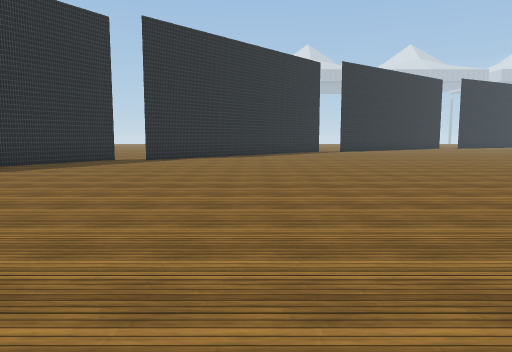
[1] (above)

22 first-person views from a walk through a 3-D level made in the Unity game engine. The camera is 1.5 m above the floor, tilts 6° down and sees 70° across. The floor is counted in squares, 2 m on a side. Each view is taken from the middle of a square. On the plan, view 1 faces up. The plan holds only what a view shows up to about 11 squares ahead; the rest is blank. The place goes on beyond the plan. Surface patterns are stand-ins for the level's own textures.

[2]
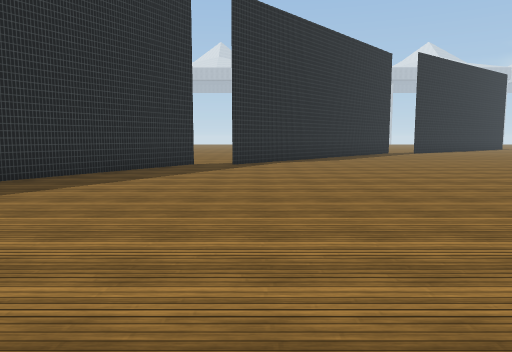

[3]
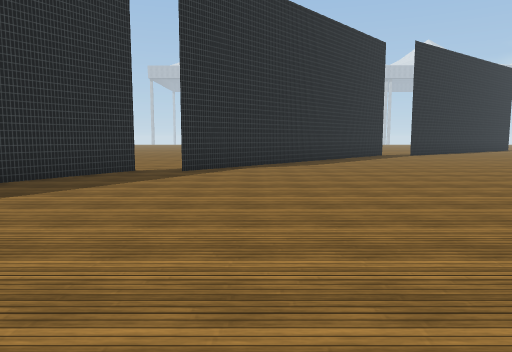

[4]
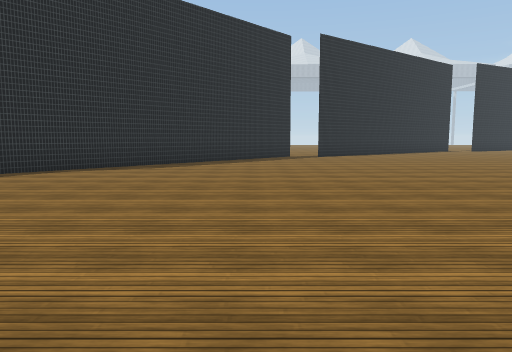

[5]
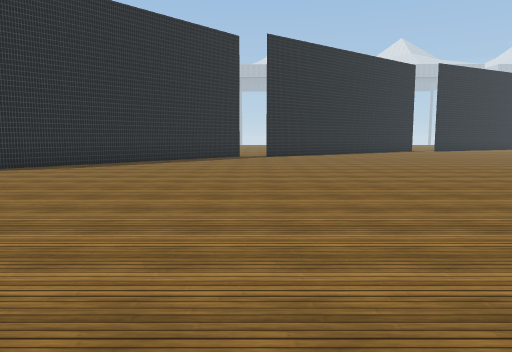

[6]
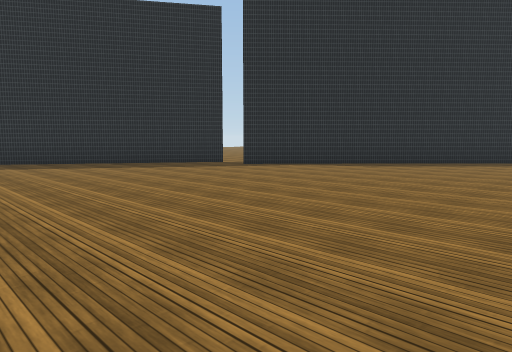

[7]
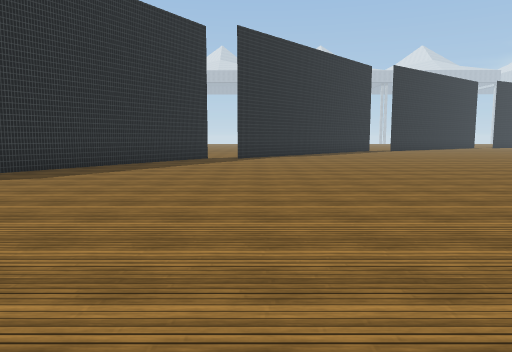

[8]
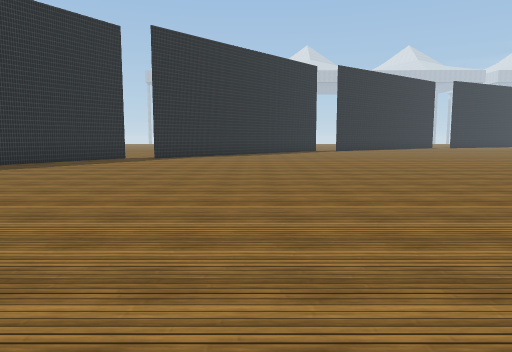

[9]
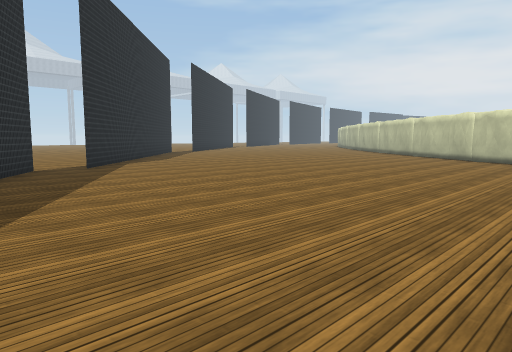

[10]
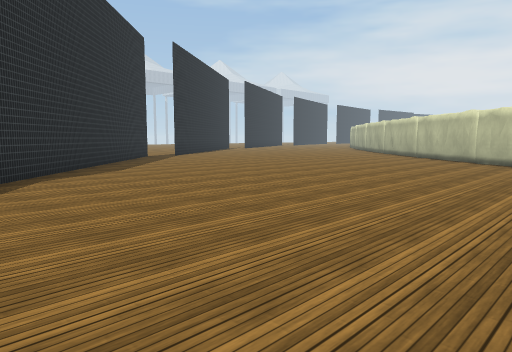

[11]
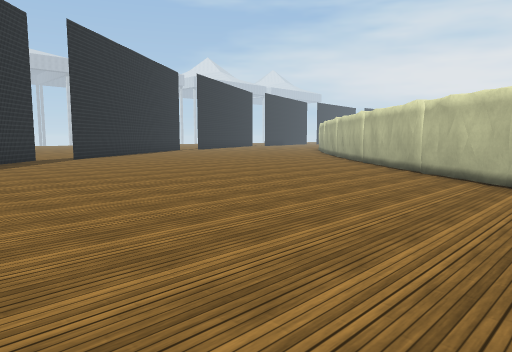

[12]
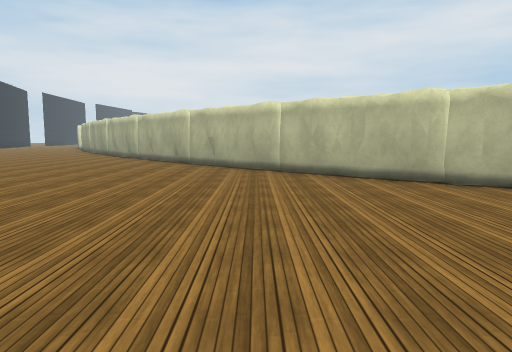

[13]
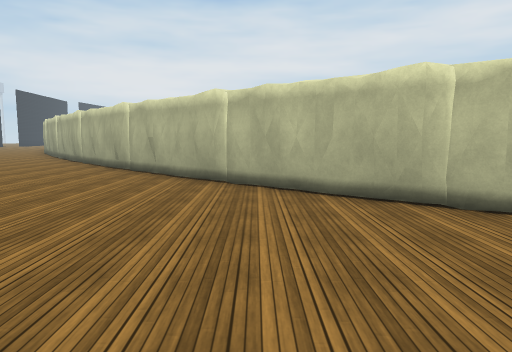

[14]
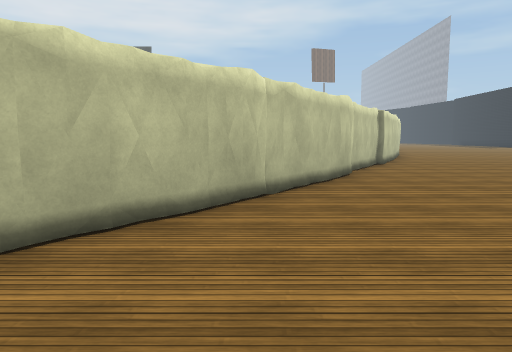

[15]
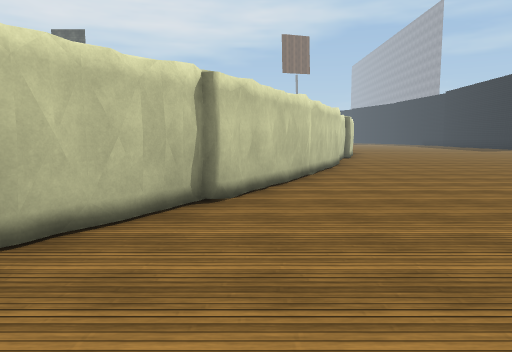

[16]
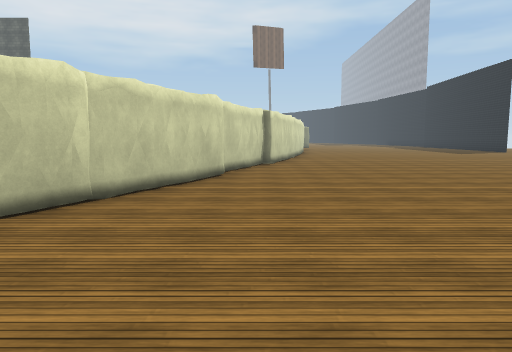

[17]
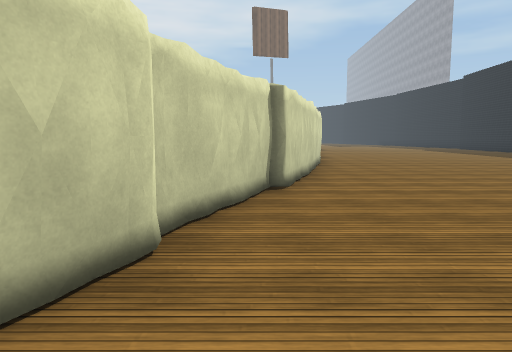

[18]
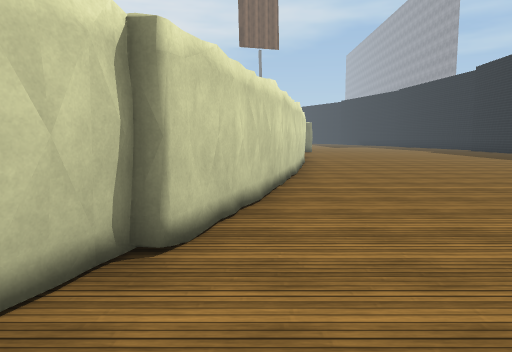

[19]
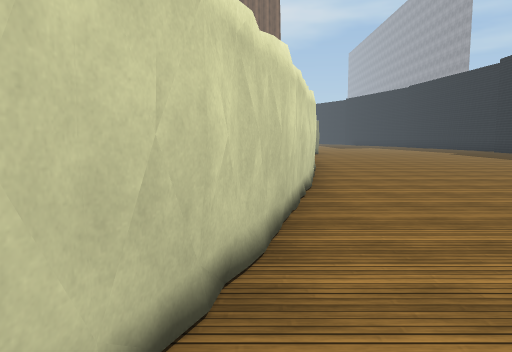

[20]
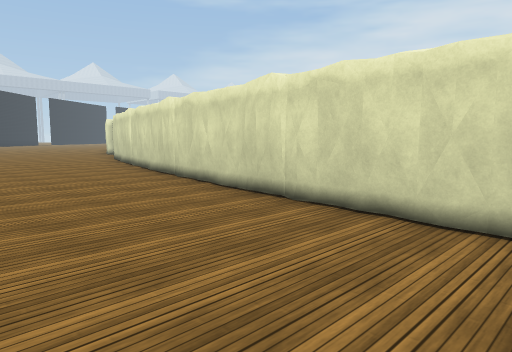

[21]
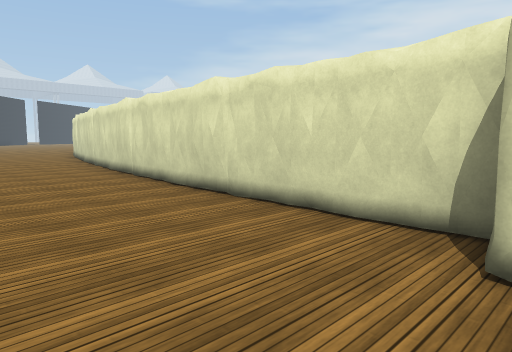

[22]
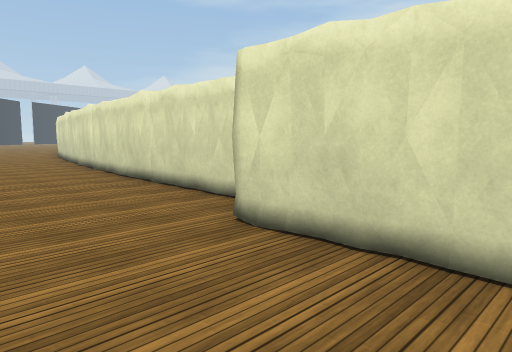

### Floor plan
Points are (right, up) in squares from view 1. A wall is a line through its corners. A room is listed if a view was taken in it or the views show most of it. See-through windows are left out.
Room 1 (views 1, 2, 3, 4, 5, 6, 7, 8, 9, 10, 11, 12, 13, 14, 15, 16, 17, 18, 19, 20, 21, 22)
walls: (1.8, -0.3) (3.8, 2.7); (2.2, -0.1) (2.8, 1.2); (2.4, 0.8) (3, 1.6); (0.6, -2.7) (3.9, 3); (3.3, 2) (3.6, 2.6); (0.6, -3.4) (1, -2.7); (4, 3.9) (9.9, 11.6); (-0.3, -4.9) (0.5, -3.6); (4.4, 3.9) (6.5, 7.4); (-0.3, -5.4) (1.1, -1.4); (-0.3, -5.9) (-0.2, -5.3); (5, 4.8) (5.9, 6.6); (5.2, 5.3) (5.5, 5.7); (-1.2, -8.3) (-1.1, -7.7); (-1.4, -8.3) (-0.4, -5.6); (6.6, 7.5) (7.5, 8.4) (8, 9.3); (6.7, 7.7) (7, 8.2); (-1.9, -9.5) (-0.9, -7.4); (-1.9, -10.1) (-1.7, -9.4); (-4.7, 12.4) (-7.5, 8.1); (7.8, 9.2) (9.6, 10.8); (-2.4, -11) (-1.9, -9.7); (8, 9.2) (12.1, 13.9); (8.2, 9.2) (9, 10.5); (9.7, 11) (10, 11.5); (-2.9, -13.8) (-2.8, -13); (-3, -14) (-2.5, -12.3); (-2.8, -14.1) (-2.1, -11); (0.5, 16.5) (-3.7, 12.1); (10.2, 12) (15.1, 16.4); (-3.2, -14.6) (-1.3, -7.8); (-3.2, -14.9) (-3.1, -14); (-3.1, -15.4) (-3.1, -14.4); (11.4, 13) (11.8, 13.3); (11.3, 13.8) (11.6, 14.2); (-3.1, -17.1) (-2.9, -16.5); (12.2, 14) (12.7, 14.6); (12.4, 14.1) (13.6, 15); (-3.6, -18) (-3.3, -15.9); (-3.7, -18.3) (-2.9, -14.6); (-3.6, -18.6) (-3.7, -17.7); (13.2, 15.1) (13.7, 15.7); (13.9, 15.2) (14.5, 15.6); (14.8, 15.6) (15.3, 16); (-4, -21.5) (-3.6, -19.7); (-4.6, -22.4) (-4.5, -22); (-4.2, -22.5) (-4.1, -21.8); (-3.9, -23.7) (-4, -22.5); (-4, -24.2) (-3.8, -22.8); (-4, -24.4) (-3.7, -17.5); (-4.2, -24.4) (-4.2, -23.8); (-4.8, -26.4) (-5, -24.9); (-4.8, -26.6) (-4.9, -24.5); (-4.8, -26.7) (-4.7, -25.2)
ways out: opening at (-4, 12)

Positions as (right, up) in squares from view 1, and headings:
1: (0, 0), facing up
2: (-3, 2), facing up
3: (-2, 4), facing up
4: (2, 5), facing up
5: (4, 5), facing up
6: (4, 5), facing up-left
7: (-3, -1), facing up
8: (0, -1), facing up
9: (-7, 3), facing up-right
10: (-4, 6), facing up-right
11: (0, 6), facing up-right
12: (2, 12), facing right
13: (4, 11), facing right
14: (6, 11), facing down
15: (2, 5), facing down
16: (-1, 2), facing down
17: (-1, -3), facing down
18: (-2, -6), facing down
19: (-2, -8), facing down
20: (-7, -21), facing up-right
21: (-7, -25), facing up-right
22: (-7, -27), facing up-right
